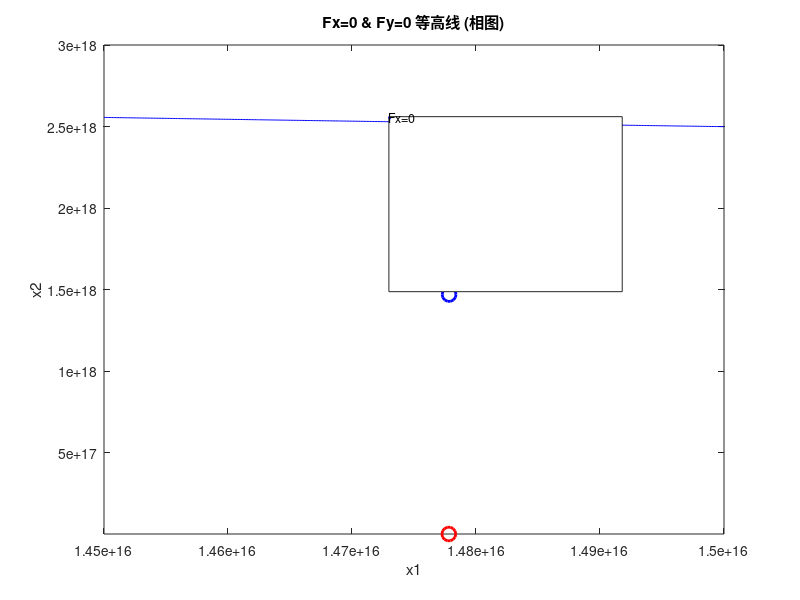

This figure's MATLAB source: (Note: this script raises an error after producing the figure.)
function main
 
 
 
 
    stablePt1 = [1.47781e16,9.74415E+12];
    stablePt2 = [1.47783e16, 1.46898E+18];

 
    xmin = [1.45e16, 5e12];
    xmax = [1.50e16, 3e18];  

 
 
 
    N           = 1*10^15.1;   
    numPoints   = 10000;      
    tolerance1  = 2e13;      
    tolerance2  = 9e17;     
    tspan       = [0, 1e9]; 

 
 
 
 
    options = odeset('RelTol',1e-2, 'AbsTol',[1e6, 1e6], ...
                     'Events', @eventsFunc);

 
 
 
    figure('Name','相图与随机撒点','NumberTitle','off');
    xVec = linspace(xmin(1), xmax(1), 400);
    yVec = linspace(xmin(2), xmax(2), 400);
    [X, Y] = meshgrid(xVec, yVec);

 
    [Fx, Fy] = force_XY(X, Y, N);

 
    contour(X, Y, Fx, [0 0], 'b');
    hold on;
    contour(X, Y, Fy, [0 0], 'k');

    xlabel('x1');
    ylabel('x2');
    title('Fx=0 & Fy=0 等高线 (相图)');

 
 
 
    plot(stablePt1(1), stablePt1(2), 'ro', 'MarkerSize', 10, 'LineWidth',2, ...
         'DisplayName','稳点1');
    plot(stablePt2(1), stablePt2(2), 'bo', 'MarkerSize', 10, 'LineWidth',2, ...
         'DisplayName','稳点2');
    legend('Fx=0','Fy=0','稳点1','稳点2','Location','best');
    ylim([0, xmax(2)]);

 
 
 
    rng('shuffle'); 
    randomPoints = [ ...
        xmin(1) + (xmax(1)-xmin(1)) * rand(numPoints,1), ...
        10.^(log10(xmin(2)) + (log10(xmax(2)) - log10(xmin(2))) * rand(numPoints,1)) ...
    ];

    count1 = 0;  
    count2 = 0;  

 
    func = @(t,x) force_MO(t, x, N);

 
    for i = 1:numPoints
        x0 = randomPoints(i,:);

 
        [~, Xt, te, Xe, ie] = ode15s(func, tspan, x0, options);

 
        final = Xt(end,:);

 
        dist1 = norm(final - stablePt1);
        dist2 = norm(final - stablePt2);

        if dist1 < dist2 && dist1 < tolerance1
            count1 = count1 + 1;
            plot(final(1), final(2), 'r.', 'MarkerSize', 6);
        elseif dist2 < dist1 && dist2 < tolerance2
            count2 = count2 + 1;
            plot(final(1), final(2), 'b.', 'MarkerSize', 6);
        else
 
            plot(final(1), final(2), 'k.', 'MarkerSize', 4);
        end
    end

 
 
 
    prob1 = count1 / numPoints;
    prob2 = count2 / numPoints;
    fprintf('---------------------------\n');
    fprintf('共撒点 %d 个\n', numPoints);
    fprintf('流向稳点1 (%.4g, %.4g) 的概率：%.2f%%\n', ...
            stablePt1(1), stablePt1(2), prob1 * 100);
    fprintf('流向稳点2 (%.4g, %.4g) 的概率：%.2f%%\n', ...
            stablePt2(1), stablePt2(2), prob2 * 100);
    fprintf('未收敛到任一稳点的点数：%d\n', numPoints - (count1 + count2));
    fprintf('---------------------------\n');

end

 
 
function f = force_MO(t,x,para)
N = para;
 
 
r = 3e11;
s = 2.03e-5;
 
dr = 1.36e19;
dd = 2.73e17;
a1 = 0.003; a2=-0.1655; a3=3.2305; a4=-25.8343; %a5=71.5398;
a5=71.6;
delta = x(2)/(dd+x(2));
gamma = x(2)/(dr+x(2));
omega = (1-gamma)*(1-delta);
p = log10(x(2));
fai = 10^(a1*p^4+a2*p^3+a3*p^2+a4*p+a5);
f = [0.5*omega*(N+r)-s*x(1)-0.5*fai*x(1)^0.7;
    omega*N-(1-omega)*r-s*x(1)-fai*x(1)^0.7];

end

 
 
 
function [Fx, Fy] = force_XY(X, Y, N)
    s   = 2.03e-5;
    dr  = 1.36e19;
    dd  = 2.73e17;
    a1  = 0.003; 
    a2  = -0.1655; 
    a3  = 3.2305; 
    a4  = -25.8343; 
    a5  = 71.6;

 
    Y(Y <= 0) = 1e-10;

    delta = Y ./ (dd + Y);
    gamma = Y ./ (dr + Y);
    omega = (1 - gamma) .* (1 - delta);

    p = log10(Y);
    p = max(min(p, 18), 13); 

    fai = 10.^(a1.*p.^4 + a2.*p.^3 + a3.*p.^2 + a4.*p + a5);

    Fx = 0.5 .* omega .* (2*N) - s.*X - 0.5 .* fai .* (X.^0.7);
    Fy = omega .* N - (1 - omega).*N - s.*X - fai .* (X.^0.7);
end

 
 
 
function [value, isterminal, direction] = eventsFunc(t, x)
    stablePt1 = [1.47782e16, 2.24673e13];
    stablePt2 = [1.47783e16, 2.86041e18];
    tolerance1 = 1e14;
    tolerance2 = 1e16;

    dist1 = norm(x - stablePt1);
    dist2 = norm(x - stablePt2);

    value = [dist1 - tolerance1; dist2 - tolerance2];
    isterminal = [1; 1]; 
    direction = [0; 0];   
end
